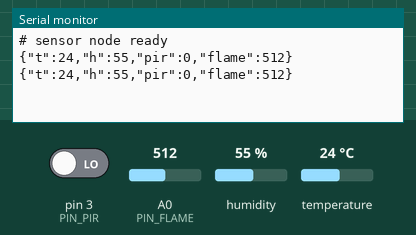
The sketch below on a simulated Arduino Uno, built with avr-gcc and run on an emulated ATmega328P. Shown: the last lines printed to the serial monitor. The test bench sets the inputs (shaded band); at power-on: humidity 55 %, A0 (PIN_FLAME) = 512, pin 3 (PIN_PIR) LOW, temperature 24 °C.

Above: at 1.8 s.
1.9 s: humidity set to 22 %
At 2.9 s:
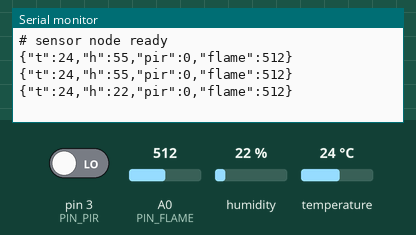
3.4 s: A0 (PIN_FLAME) set to 716
At 4.7 s:
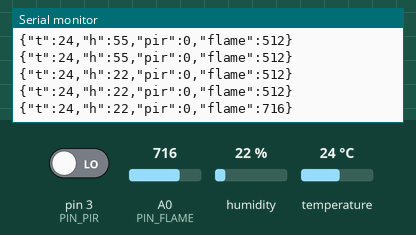
4.9 s: pin 3 (PIN_PIR) driven HIGH
At 5.8 s:
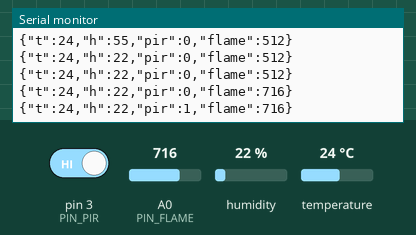
6.4 s: temperature set to 12 °C
At 7.7 s:
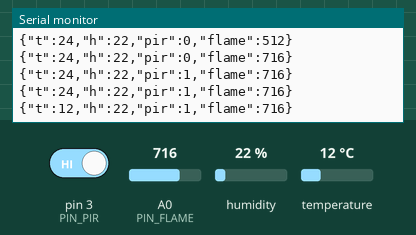
7.9 s: A0 (PIN_FLAME) set to 900
At 9.0 s:
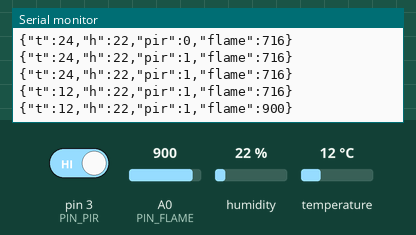
9.4 s: pin 3 (PIN_PIR) driven LOW
At 11.1 s:
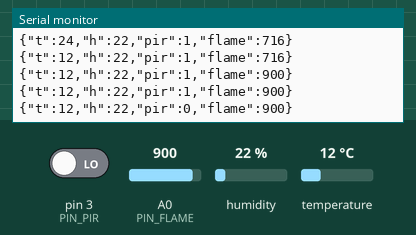
Timing chart, 0 to 11.9 s (numbered marks = the images above; inputs shaded):
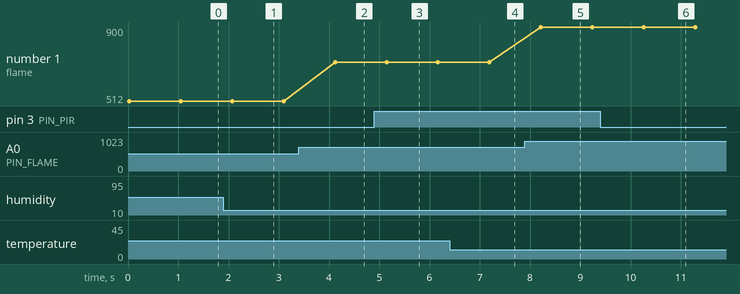

The sketch:

sensor_node.ino
```cpp
/*
 * 校園環境監測站 — Arduino 端
 *
 * 每秒往 USB 送一行 JSON，電腦上的 Node.js 負責接收與分流：
 *   {"t":25.3,"h":60,"pir":0,"flame":812}
 *
 * 需要的函式庫（Arduino IDE → 工具 → 管理程式庫，搜尋安裝）：
 *   SimpleDHT   by Winlin      ← 讀 DHT11，零相依套件
 *
 * 接線（全部用母/母杜邦線直接插 Uno，這一段不需要麵包板）：
 *   DHT11 模組     VCC→5V    GND→GND   DATA→D2
 *   HC-SR501 PIR   VCC→5V    GND→GND   OUT →D3
 *   火焰感測模組    VCC→5V    GND→GND   AO  →A0
 *
 * 上一堂的 LED 留在 D9 也沒關係，兩者不衝突。
 */

#include <SimpleDHT.h>

const int PIN_DHT   = 2;
const int PIN_PIR   = 3;
const int PIN_FLAME = A0;

SimpleDHT11 dht11(PIN_DHT);

// DHT11 反應慢，讀太快會失敗；記住上一次的有效值，讀失敗就沿用
byte lastTemp = 0;
byte lastHum  = 0;
bool hasReading = false;

void setup() {
  Serial.begin(9600);
  pinMode(PIN_PIR, INPUT);
  // 這一行不是 JSON，Node.js 端會自動略過，純粹讓你在序列埠監控看到板子活著
  Serial.println("# sensor node ready");
}

void loop() {
  byte temperature = 0;
  byte humidity = 0;

  // 讀成功才更新，失敗就沿用上一次，避免畫面一直跳 0
  if (dht11.read(&temperature, &humidity, NULL) == SimpleDHTErrSuccess) {
    lastTemp = temperature;
    lastHum = humidity;
    hasReading = true;
  }

  int pir = digitalRead(PIN_PIR) == HIGH ? 1 : 0;
  int flame = analogRead(PIN_FLAME);

  // 還沒讀到任何一次溫濕度就先不送，讓 Node.js 端不用處理空值
  if (hasReading) {
    Serial.print("{\"t\":");
    Serial.print(lastTemp);
    Serial.print(",\"h\":");
    Serial.print(lastHum);
    Serial.print(",\"pir\":");
    Serial.print(pir);
    Serial.print(",\"flame\":");
    Serial.print(flame);
    Serial.println("}");
  }

  delay(1000);   // DHT11 官方建議至少 1 秒一次
}
```

Measured:
- after the input at 1.9 s, the serial monitor: prints a new line after 0.17 s (image 1)
- after the input at 3.4 s, the serial monitor: prints a new line after 0.72 s (image 2)
- after the input at 4.9 s, the serial monitor: prints a new line after 0.24 s (image 3)
- after the input at 6.4 s, the serial monitor: prints a new line after 0.79 s (image 4)
- after the input at 7.9 s, the serial monitor: prints a new line after 0.32 s (image 5)
- after the input at 9.4 s, the serial monitor: prints a new line after 0.86 s (image 6)
- plotted number 1: 512 → 716 after the input at 3.4 s, 716 → 900 after the input at 7.9 s
